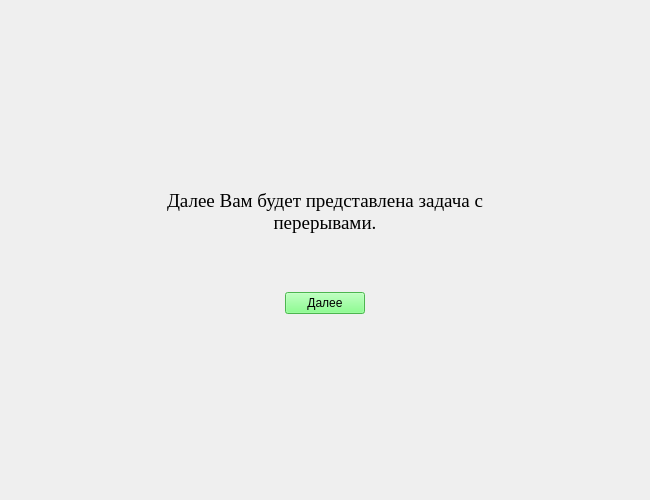
<?xml version="1.0" encoding="UTF-8"?>
<ui version="4.0">
 <class>BreakThreeForm</class>
 <widget class="QWidget" name="BreakThreeForm">
  <property name="geometry">
   <rect>
    <x>0</x>
    <y>0</y>
    <width>650</width>
    <height>500</height>
   </rect>
  </property>
  <property name="windowTitle">
   <string>BreakThree</string>
  </property>
  <layout class="QGridLayout" name="gridLayout">
   <item row="2" column="1">
    <layout class="QHBoxLayout" name="horizontalLayout_2">
     <item>
      <widget class="QPushButton" name="pushButton">
       <property name="sizePolicy">
        <sizepolicy hsizetype="Fixed" vsizetype="Fixed">
         <horstretch>0</horstretch>
         <verstretch>0</verstretch>
        </sizepolicy>
       </property>
       <property name="styleSheet">
        <string notr="true">background-color: rgb(106, 255, 111);</string>
       </property>
       <property name="text">
        <string>Далее</string>
       </property>
      </widget>
     </item>
    </layout>
   </item>
   <item row="1" column="1">
    <layout class="QHBoxLayout" name="horizontalLayout">
     <item>
      <widget class="QTextBrowser" name="textBrowser">
       <property name="sizePolicy">
        <sizepolicy hsizetype="Minimum" vsizetype="Expanding">
         <horstretch>0</horstretch>
         <verstretch>0</verstretch>
        </sizepolicy>
       </property>
       <property name="minimumSize">
        <size>
         <width>400</width>
         <height>100</height>
        </size>
       </property>
       <property name="maximumSize">
        <size>
         <width>400</width>
         <height>100</height>
        </size>
       </property>
       <property name="font">
        <font>
         <family>Times New Roman</family>
         <pointsize>14</pointsize>
        </font>
       </property>
       <property name="styleSheet">
        <string notr="true">border: none;
background-color: transparent;</string>
       </property>
       <property name="html">
        <string>&lt;!DOCTYPE HTML PUBLIC &quot;-//W3C//DTD HTML 4.0//EN&quot; &quot;http://www.w3.org/TR/REC-html40/strict.dtd&quot;&gt;
&lt;html&gt;&lt;head&gt;&lt;meta name=&quot;qrichtext&quot; content=&quot;1&quot; /&gt;&lt;style type=&quot;text/css&quot;&gt;
p, li { white-space: pre-wrap; }
&lt;/style&gt;&lt;/head&gt;&lt;body style=&quot; font-family:'Times New Roman'; font-size:14pt; font-weight:400; font-style:normal;&quot;&gt;
&lt;p align=&quot;center&quot; style=&quot; margin-top:0px; margin-bottom:0px; margin-left:0px; margin-right:0px; -qt-block-indent:0; text-indent:0px;&quot;&gt;Далее Вам будет представлена задача с перерывами.&lt;/p&gt;&lt;/body&gt;&lt;/html&gt;</string>
       </property>
      </widget>
     </item>
    </layout>
   </item>
   <item row="1" column="0">
    <spacer name="horizontalSpacer">
     <property name="orientation">
      <enum>Qt::Horizontal</enum>
     </property>
     <property name="sizeHint" stdset="0">
      <size>
       <width>40</width>
       <height>20</height>
      </size>
     </property>
    </spacer>
   </item>
   <item row="0" column="1">
    <spacer name="verticalSpacer_2">
     <property name="orientation">
      <enum>Qt::Vertical</enum>
     </property>
     <property name="sizeHint" stdset="0">
      <size>
       <width>20</width>
       <height>40</height>
      </size>
     </property>
    </spacer>
   </item>
   <item row="2" column="0">
    <spacer name="horizontalSpacer_2">
     <property name="orientation">
      <enum>Qt::Horizontal</enum>
     </property>
     <property name="sizeHint" stdset="0">
      <size>
       <width>40</width>
       <height>20</height>
      </size>
     </property>
    </spacer>
   </item>
   <item row="3" column="1">
    <spacer name="verticalSpacer">
     <property name="orientation">
      <enum>Qt::Vertical</enum>
     </property>
     <property name="sizeHint" stdset="0">
      <size>
       <width>20</width>
       <height>40</height>
      </size>
     </property>
    </spacer>
   </item>
   <item row="1" column="2">
    <spacer name="horizontalSpacer_3">
     <property name="orientation">
      <enum>Qt::Horizontal</enum>
     </property>
     <property name="sizeHint" stdset="0">
      <size>
       <width>40</width>
       <height>20</height>
      </size>
     </property>
    </spacer>
   </item>
   <item row="2" column="2">
    <spacer name="horizontalSpacer_4">
     <property name="orientation">
      <enum>Qt::Horizontal</enum>
     </property>
     <property name="sizeHint" stdset="0">
      <size>
       <width>40</width>
       <height>20</height>
      </size>
     </property>
    </spacer>
   </item>
  </layout>
 </widget>
 <resources/>
 <connections/>
</ui>
